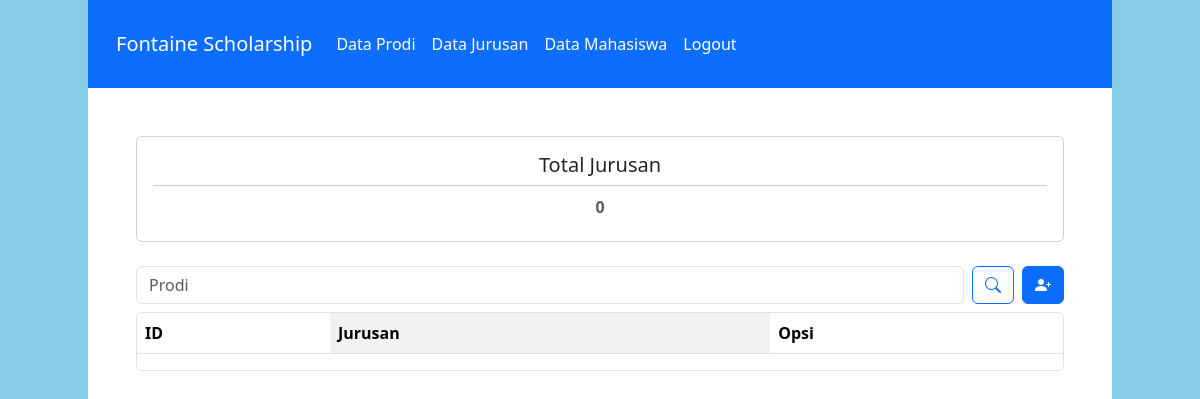
Before: /jurusan with the older database file.
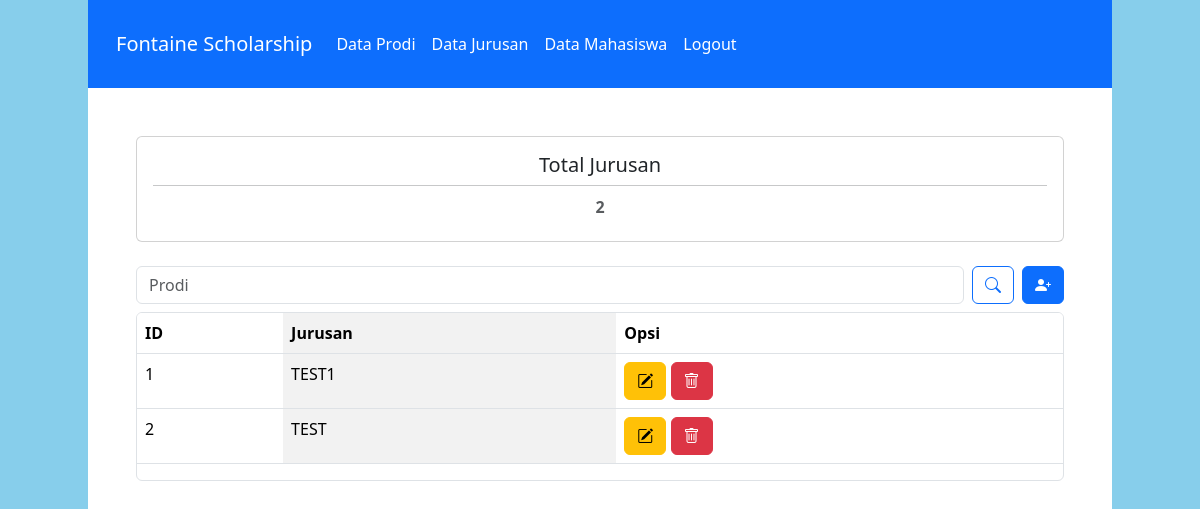
After: the same page with the newer database file.
### polls/models.py (models this page shows, shortened)
class Jurusan(models.Model):
    nama_jurusan = models.CharField(max_length=50)

### polls/views.py (the view)
# urls.py: path("jurusan", views.data_jurusan, name="jurusan"),
def data_jurusan(request):
    query = request.GET.get("q")
    if query:
        data_jurusan = Jurusan.objects.filter(nama_jurusan__icontains=query)
    else:
        data_jurusan = Jurusan.objects.all()
    return render(request, "jurusan.html", {
        "dt_jurusan": data_jurusan
    })

### polls/templates/jurusan.html (shortened to what this page needs)
{% load static %}
<!DOCTYPE html>
<html lang="en" style="height: 768px;
    max-width: 1024px;
    margin: auto;
    background-color: skyblue;">
<head>
    <link rel="stylesheet" href="{% static "bootstrap/css/bootstrap.min.css" %}">
    <link rel="stylesheet" href="https://cdn.jsdelivr.net/npm/bootstrap-icons@1.13.1/font/bootstrap-icons.min.css">
</head>
<body style="height: 100%;">
    <nav class="navbar navbar-expand-lg bg-primary py-4 px-3">
        <div class="container-fluid">
            <a class="navbar-brand fs-5 text-white" href="{% url "dashboard" %}">Fontaine Scholarship</a>
            <div class="collapse navbar-collapse" id="navbarNavAltMarkup">
                <div class="navbar-nav">
                    <a class="nav-link active text-white" aria-current="page" href="{% url "prodi" %}">Data Prodi</a>
                    <a class="nav-link text-white" aria-current="page" href="{% url "jurusan" %}">Data Jurusan</a>
                    <a class="nav-link text-white" aria-current="page" href="{% url "mahasiswa" %}">Data Mahasiswa</a>
                    <a class="nav-link text-white" href="{% url "logout" %}">Logout</a>
                </div>
            </div>
        </div>
    </nav>
    <div class="mt-5 mx-5">
        <div class="d-flex flex-wrap mb-4">
            <div class="card w-100";>
                <div class="card-body text-center">
                    <h5 class="card-title">Total Jurusan</h5>
                    <hr class="mb-3 mt-0">
                    <h6 class="card-subtitle mb-2 text-body-secondary fw-bold">{{ dt_jurusan|length }}</h6>
                </div>
            </div>
        </div>
        <div>
            <div class="search-bar d-flex flex-column flex-md-row justify-content-between align-items-md-center gap-2 mb-2">
                <form class="d-flex flex-grow-1">
                    <input class="form-control me-2" type="search" name="q" placeholder="Prodi" value="{{ request.GET.q }}">
                    <button class="btn btn-outline-primary"><i class="bi bi-search"></i></button>
                </form>
                <a type="button" class="btn btn-primary w-md-auto" href="{% url 'tambah_jurusan' %}"><i class="bi bi-person-plus-fill"></i></a>
            </div>
            <div class="border rounded table-responsive">
                <table class="table table-striped-columns">
                    <thead>
                        <tr>
                        <th scope="col">ID</th>
                        <th scope="col">Jurusan</th>
                        <th scope "col">Opsi</th>
                        </tr>
                    </thead>
                    <tbody>
                        {% for j in dt_jurusan %}
                        <tr>
                                <td>{{ j.id }}</td>
                                <td>{{ j.nama_jurusan }}</td>
                                <td>
                                    <div>
                                        <a href="{% url 'edit_jurusan' j.id %}" class="btn btn-warning"><i class="bi bi-pencil-square"></i></a>
                                        <a class="btn btn-danger" data-bs-toggle="modal" data-bs-target="#deleteModal{{ j.id }}"><i class="bi bi-trash"></i></a>
                                    </div>
                                </td>
                        </tr>
                        {% endfor %}
                    </tbody>
                </table>
            </div>
        </div>
    </div>
</body>
</html>

Changed rows visible on the page:
added Jurusan: id "1", nama_jurusan "TEST1"
added Jurusan: id "2", nama_jurusan "TEST"
Other visible differences:
{{ dt_jurusan|length }}: "0" → "2"
